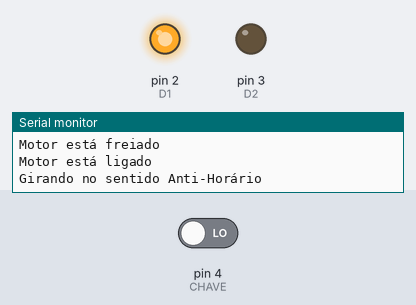
Recording of a sketch running on a simulated Arduino Uno, built with avr-gcc and run on an emulated ATmega328P. On the bench: output pins drawn as LEDs (lit = HIGH), the last lines printed to the serial monitor. The test bench sets the inputs (shaded band); at power-on: pin 4 (CHAVE) LOW.

Above: at 1.2 s.
1.3 s: pin 4 (CHAVE) driven HIGH
At 1.9 s:
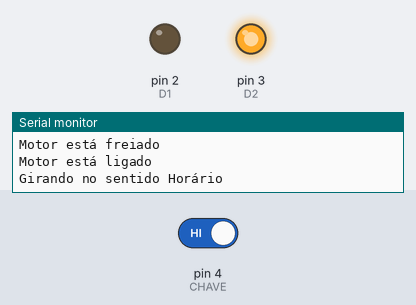
3.0 s: pin 4 (CHAVE) driven LOW
At 3.1 s:
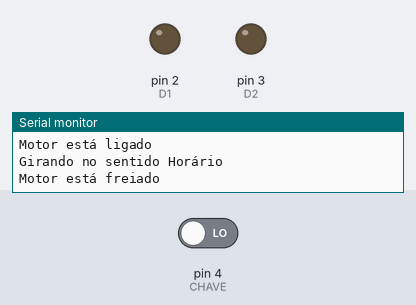
Timing chart, 0 to 6.0 s (numbered marks = the images above; inputs shaded):
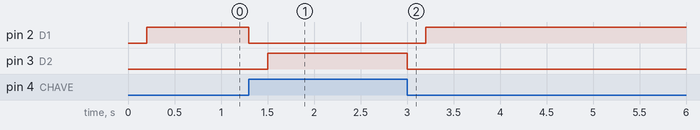

Measured:
- after the input at 1.3 s, pin 2 (D1): HIGH → LOW at once; pin 3 (D2): LOW → HIGH after 0.20 s
- after the input at 3.0 s, pin 2 (D1): LOW → HIGH after 0.20 s; pin 3 (D2): HIGH → LOW at once

The sketch:

PONTE-H-4.ino
```cpp
#define D1 2
#define D2 3
#define CHAVE 4

bool estadoDaChave;

void setup() {
  pinMode(D1, OUTPUT);
  pinMode(D2, OUTPUT);
  pinMode(CHAVE, INPUT);

  Serial.begin(9600);
}

void loop() {

  estadoDaChave = digitalRead(CHAVE);
  if (estadoDaChave)
  {
    freio(); // Freia o motor
    sentidoHorario();
    while(true)
    {
      if (estadoDaChave != digitalRead(CHAVE))
        break;
    }
  }
  else
  {
    freio(); // Freia o motor
    sentidoAntiHorario();
    while(true)
    {
      if (estadoDaChave != digitalRead(CHAVE))
        break;
    }
  }
}

void sentidoHorario()
{
  Serial.println("Motor está ligado");
  Serial.println("Girando no sentido Horário");
  digitalWrite(D1, LOW);
  digitalWrite(D2, HIGH);
  delay(2);
}
void sentidoAntiHorario()
{
  Serial.println("Motor está ligado");
  Serial.println("Girando no sentido Anti-Horário");
  digitalWrite(D1, HIGH);
  digitalWrite(D2, LOW);
  delay(2);
}

void freio()
{
  Serial.println("Motor está freiado");
  digitalWrite(D1, LOW);
  digitalWrite(D2, LOW);
  delay(200);
}
```
